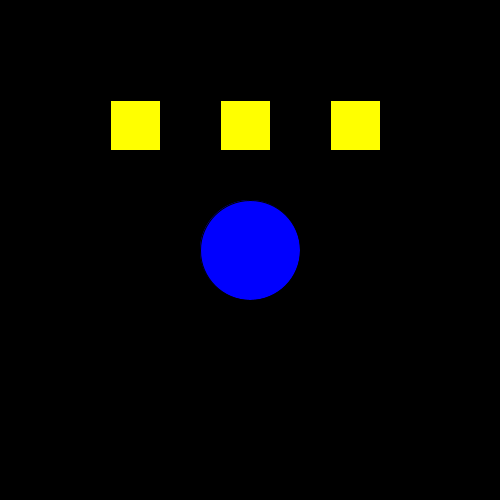
Frame 1 (no input)
Frame 60 (the mouse pressed at the canvas centre just before this capture): identical to frame 1, image omitted
Frame 120 (the mouse held since frame 60 and released just before this capture): identical to frame 1, image omitted

The Processing sketch that drew this single still picture (run headless with seeded random() and noise(); from frame 60 on, the mouse is pressed at the canvas centre):

// Processing sketch: ex14_project_01
// ── ex14_project_01.pde
// 본문 코드: 세 개의 사각형 객체 중 하나를 마우스로 선택하면 원의 크기가 변경

Square[] s = new Square[3];
float size = 100;

void setup() { 
  size(500, 500);
  for (int i = 0; i < s.length; i++) { 
    s[i] = new Square(110*(i+1), 100, 50);
  }
} 

void draw() { 
  background(0);
  fill(0, 0, 255);
  ellipse(width/2, height/2, size, size);

  for (int i = 0; i < s.length; i++) { 
    if (s[i].check(mouseX, mouseY)) {
      fill(255, 0, 0);
      size = 200*(i+1);
    } else {
      fill(255, 255, 0);
    }
    s[i].display();
  }
}

// Square 클래스 코드

class Square {
  float x, y, d;

  Square(float x, float y, float d) {
    this.x = x;
    this.y = y;
    this.d = d;
  }

  void display() {
    rect(x, y, d, d);
  }

  boolean check(int x, int y) {
    if ((x > this.x) && (x < this.x+d) && (y > this.y) && (y < this.y+d)) {
      return true;
    } else {
      return false;
    }
  }
}
